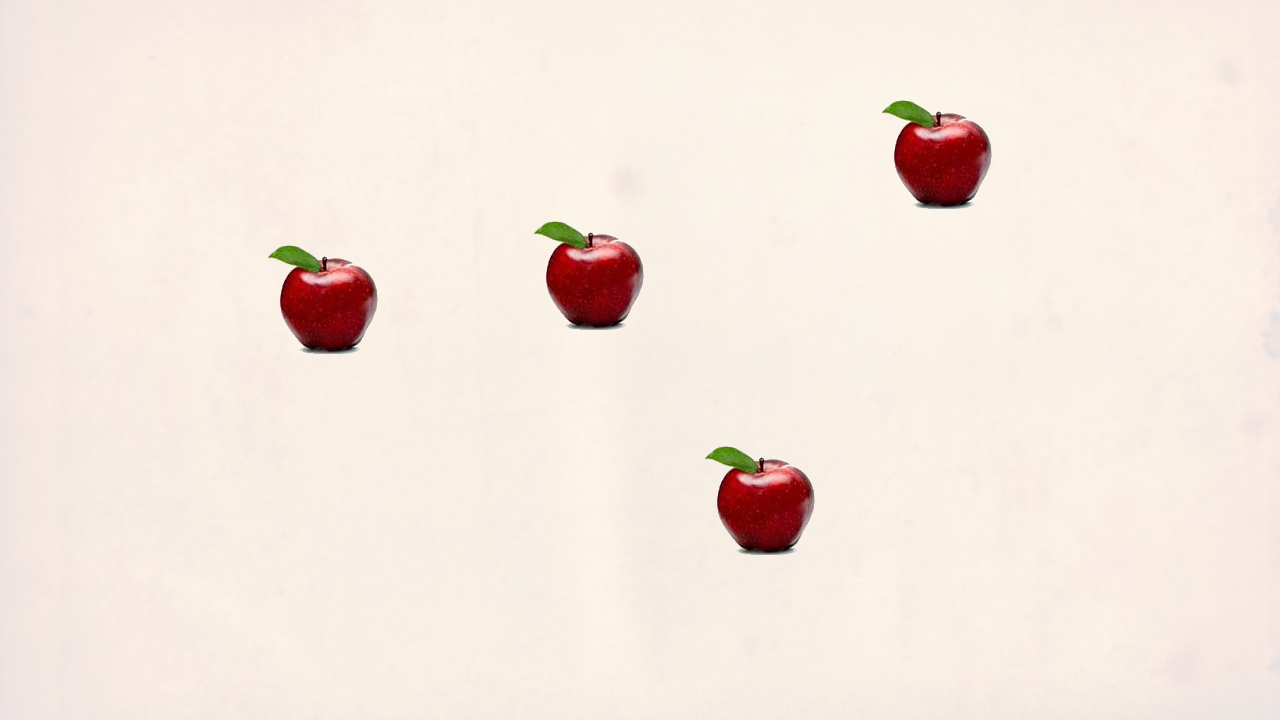
#> input picture images/t2.png, 1280 x 720 px
$ python main.py
#> lines starting #> are read from the running program, lines starting #| are printed output that depends on the picture; after the words box and inside, x2 and y2 are one past the last pixel; in counts of white or black regions, pixels touching at a corner belong together
import cv2

filename = "images/t2.png"

image = cv2.imread(filename, cv2.IMREAD_GRAYSCALE) #resmi renksiz olarak okuma
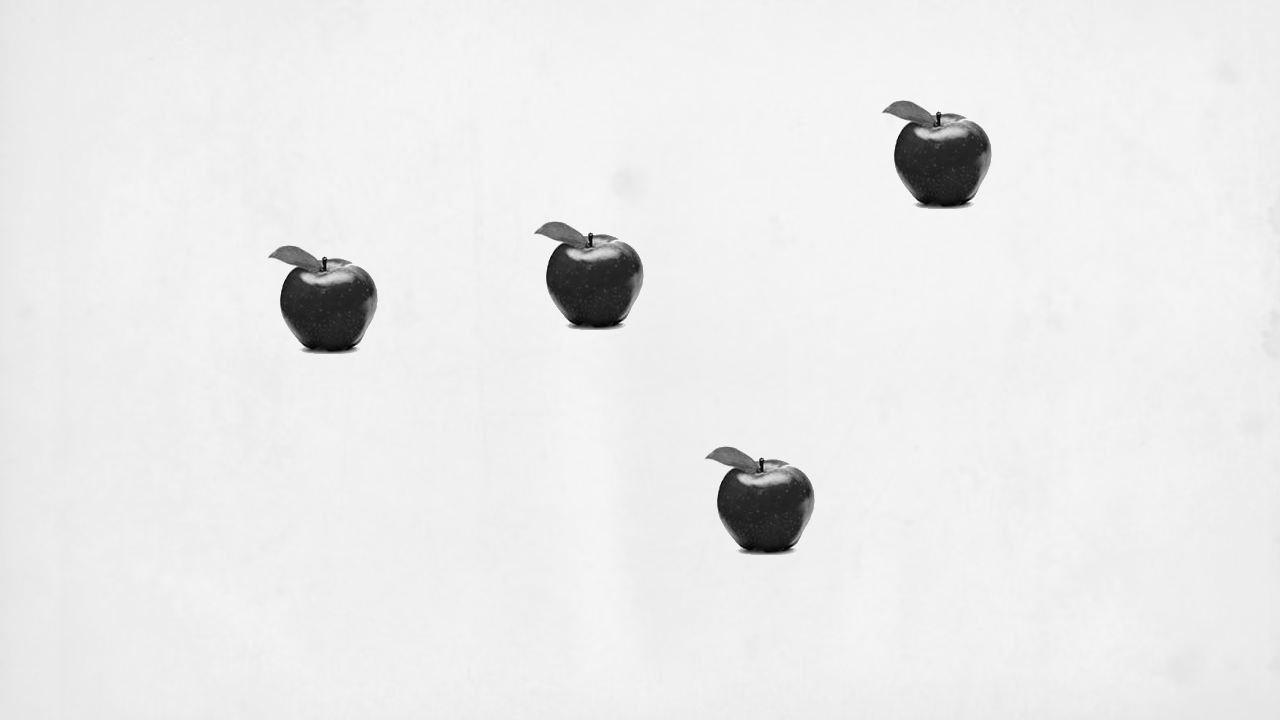
#> image: shape (720, 1280); min 1, max 246, mean 234.3

#görüntüyü boyutlandırma
scale_percent = 5
width = int(image.shape[1] * scale_percent / 100)
#> width = 64
height = int(image.shape[0] * scale_percent / 100)
#> height = 36
dim = (width, height)
#> dim = (64, 36)
resized = cv2.resize(image, dim, interpolation = cv2.INTER_AREA)
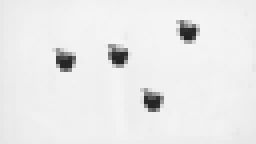
#> resized: shape (36, 64) (shown 4 times larger); min 33, max 245, mean 234.3

#siyah beyaza çevirme
blackWhiteImage = cv2.threshold(resized, 200, 255, cv2.THRESH_BINARY)[1]
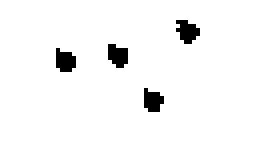
#> blackWhiteImage: shape (36, 64) (shown 4 times larger); 96% white; 4 black regions, box (x1, y1, x2, y2) and area: (44, 5, 50, 11) 24, (27, 11, 32, 17) 23, (14, 12, 19, 18) 23, (36, 22, 41, 28) 22

imageMatris = blackWhiteImage.tolist() # görüntüyü python listesine çevirme
#> imageMatris = 36 items

# siyah yerleri 1'e beyaz yerleri 0'a çevirme
for y, i in enumerate(imageMatris):
    for x, j in enumerate(i):
        if j==255: imageMatris[y][x] = 0
        else: imageMatris[y][x] = 1
#> this loop made 36 passes

def Hesapla(matris, minBoyut):

#> called with minBoyut = 4
    def Kontrol(matris, y, x): #ilgili konum ile bağlantısı olan diğer 1 değeri taşıyan konumları bulma
        if not y+1 >= len(matris) and matris[y+1][x] == 1 and not [y+1,x] in kontrol_edilenler:
            kontrol_edilenler.append([y+1,x])
            Kontrol(matris, y+1, x)

        if not y-1 < 0 and matris[y-1][x] == 1 and not [y-1,x] in kontrol_edilenler:
            kontrol_edilenler.append([y-1,x])
            Kontrol(matris, y-1, x)

        if not x+1 >= len(matris[y]) and matris[y][x+1] == 1 and not [y,x+1] in kontrol_edilenler:
            kontrol_edilenler.append([y,x+1])
            Kontrol(matris, y, x+1)

        if not x < 0 and matris[y][x-1] == 1 and not [y,x-1] in kontrol_edilenler:
            kontrol_edilenler.append([y,x-1])
            Kontrol(matris, y, x-1)

        return kontrol_edilenler

    kontrol_edilenler = [] #kontrol edilip 1 değeri içerdiği tespit edilen konumlar(işlem tekrarını önlemek için)
    nesneler = [] #bulunan her nesnenin konumları
    sayi = 0
    for y, i in enumerate(matris):
        for x, j in enumerate(i):
            if j == 1 and not [y,x] in kontrol_edilenler:
                sayi += 1
                nesneler.append([])
                kontrol_edilenler.append([y,x])
                for k in Kontrol(matris,y,x):
                    nesneler[sayi-1].append(k)
                    if not k in kontrol_edilenler:kontrol_edilenler.append(k)
#> after the loop, kontrol_edilenler = 92 pairs, first value 5 to 27, second value 14 to 49; nesneler = 4 items; sayi = 4

    for nesne in nesneler:
        if len(nesne) < minBoyut: #minimum nesne boyut sınırının altında olanları çıkarma
            sayi -= 1
            continue

        #sadece bir kareyle birbirine bağlanmış bitişik nesneleri ayırma
        for konum in nesne:
            if matris[konum[0]-1][konum[1]] == 0 and matris[konum[0]+1][konum[1]] == 0 and matris[konum[0]][konum[1]+1] == 1 and matris[konum[0]][konum[1]-1] == 1:
                x = konum[1]
                sol, sag = 0,0
                for i in nesne:
                    if i[1] < x:
                        sol += 1
                    elif i[1] > x:
                        sag += 1
                if sol/sag <= 2 and sol/sag >= 0.5:
                    sayi += 1
                    break

            elif matris[konum[0]][konum[1]-1] == 0 and matris[konum[0]][konum[1]+1] == 0 and matris[konum[0]-1][konum[1]] == 1 and matris[konum[0]+1][konum[1]] == 1:
                y = konum[0]
                ust, alt = 0,0
                for i in nesne:
                    if i[1] < y:
                        sol += 1
                    elif i[1] > y:
                        sag += 1
                if ust/alt <= 2 and ust/alt >= 0.5:
                    sayi += 1
                    break
#> this loop made 4 passes
#> after the loop, sayi = 4

    return sayi

print(f"Görseldeki nesne sayısı:{Hesapla(imageMatris, 4)}")
#| Görseldeki nesne sayısı:4
